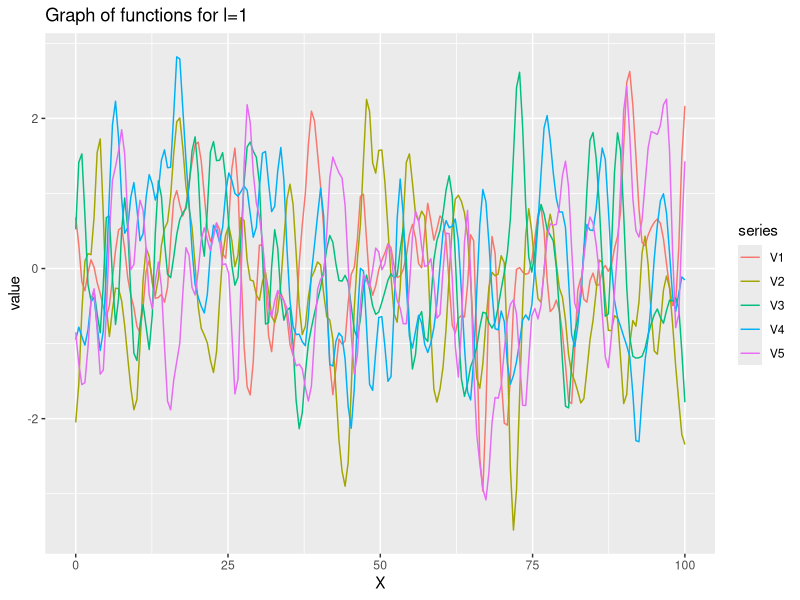
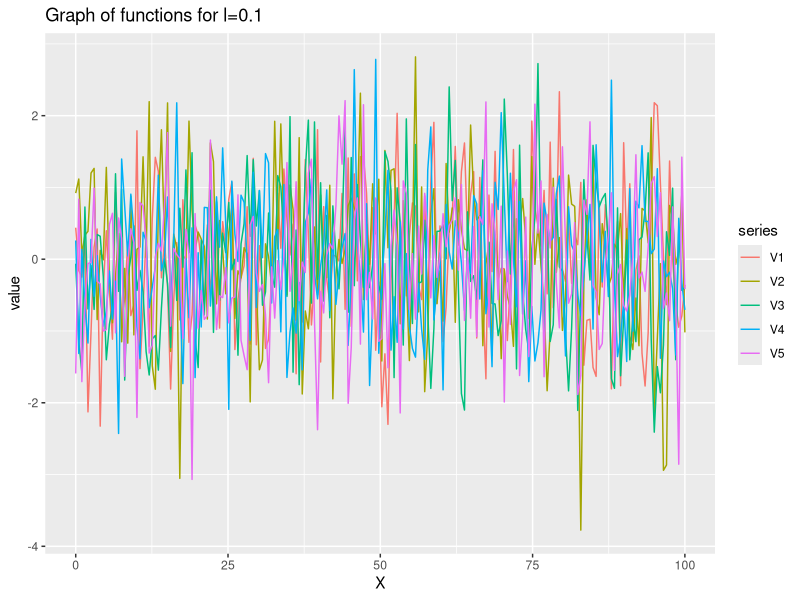
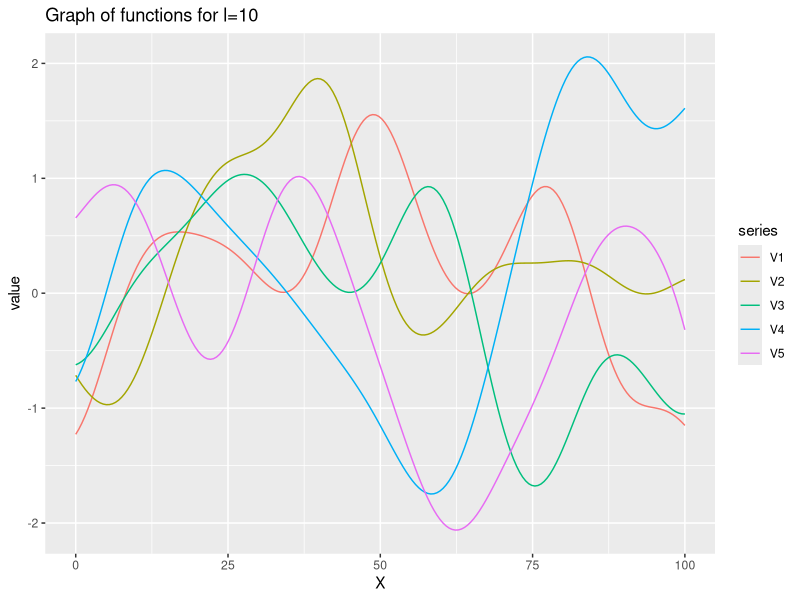

Here is the R script that generated these plots, in order:

#Exercise 4.3

#squared exponential covariance function,

K.matrix <- function (alpha, l, X1, X2) {
  
  K <- matrix(rep(0, length(X1)*length(X2)), nrow = length(X1))
  
  for (i in 1:nrow(K)){
    for (j in 1:ncol(K)) {
      K[i,j] <- (alpha^2) * exp(-0.5*(abs(X1[i] - X2[j])/l)^2)
    }
  }
  return(K)
}

X <- seq(0, 100, len = 200)

# alpha = 1, l= 1
K <- K.matrix (1,1, X, X)

## sample function
library(mvtnorm)

f = matrix(0, nrow = length(X), ncol = 5)
for (i in 1:5){
  f[,i] <- rmvnorm(1, mean = rep(0, length(X)), sigma = K)
}

##ploting
library(ggplot2)
library(reshape2)
df <- data.frame(X, as.data.frame(f))
df <- melt(df ,  id.vars = 'X', variable.name = 'series')

# plot on same grid, each series colored differently -- 
# good if the series have same scale
ggplot(df, aes(X,value)) + geom_line(aes(colour = series))+
  labs(title = "Graph of functions for l=1")

############################################
# alpha = 1, l= 0.1
K <- K.matrix (1,0.1, X, X)

## sample function
library(mvtnorm)

f = matrix(0, nrow = length(X), ncol = 5)
for (i in 1:5){
  f[,i] <- rmvnorm(1, mean = rep(0, length(X)), sigma = K)
}

##ploting
library(ggplot2)
library(reshape2)
df <- data.frame(X, as.data.frame(f))
df <- melt(df ,  id.vars = 'X', variable.name = 'series')

# plot on same grid, each series colored differently -- 
# good if the series have same scale
ggplot(df, aes(X,value)) + geom_line(aes(colour = series))+
  labs(title = "Graph of functions for l=0.1")

############################################
# alpha = 1, l= 10
K <- K.matrix (1,10, X, X)

## sample function
library(mvtnorm)

f = matrix(0, nrow = length(X), ncol = 5)
for (i in 1:5){
  f[,i] <- rmvnorm(1, mean = rep(0, length(X)), sigma = K)
}

##ploting
library(ggplot2)
library(reshape2)
df <- data.frame(X, as.data.frame(f))
df <- melt(df ,  id.vars = 'X', variable.name = 'series')

# plot on same grid, each series colored differently -- 
# good if the series have same scale
ggplot(df, aes(X,value)) + geom_line(aes(colour = series))+
  labs(title = "Graph of functions for l=10")